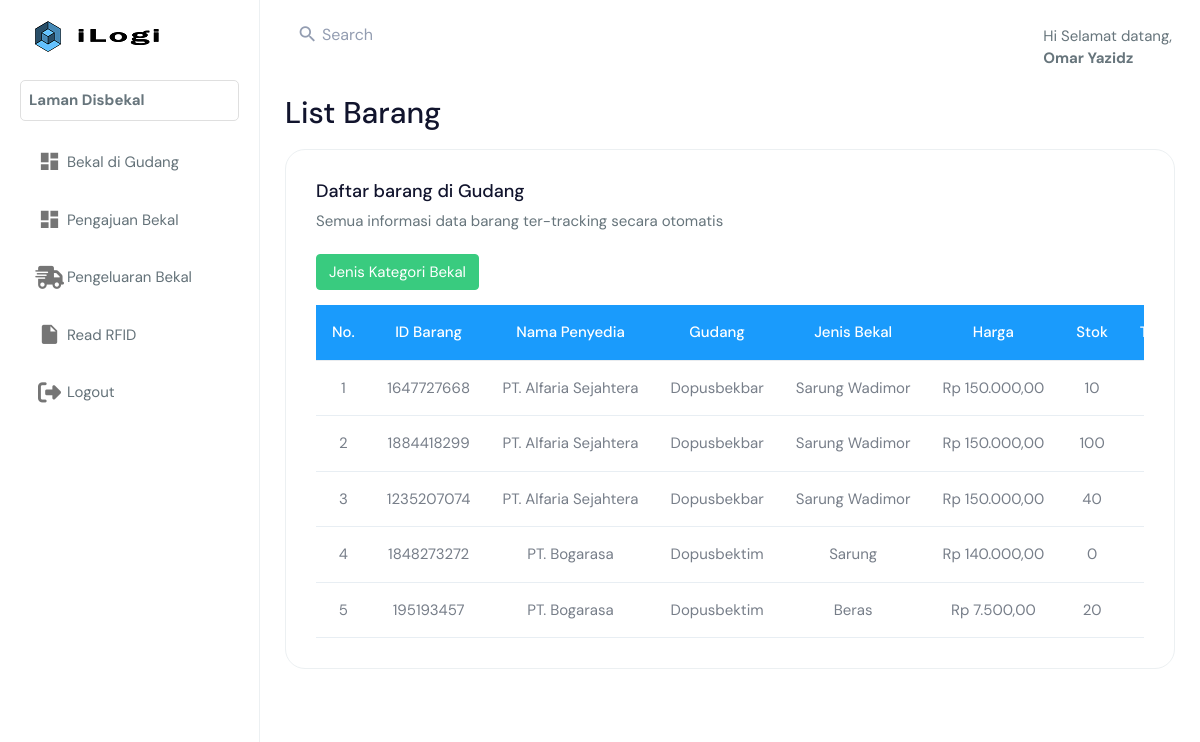
The app's page /index.php?page=disbekal/databarang.php (signed in) with its own data.
### tables this page shows
CREATE TABLE `barang` (
  `id_barang` varchar(11) NOT NULL,
  `id_penyedia` int(11) NOT NULL,
  `nama_gudang` varchar(250) NOT NULL,
  `kelas_bekal` varchar(250) NOT NULL,
  `harga_bekal` int(11) NOT NULL,
  `jumlah_bekal` int(11) NOT NULL,
  `tahun_produksi` int(11) NOT NULL,
  `no_kontrak` int(11) NOT NULL,
  `status_barang` bit(1) NOT NULL,
  `status` bit(1) NOT NULL,
  `created_at` timestamp NOT NULL DEFAULT current_timestamp(),
  `updated_at` timestamp NOT NULL DEFAULT current_timestamp() ON UPDATE current_timestamp()
);

CREATE TABLE `penyedia_barang` (
  `id_penyedia` int(11) NOT NULL,
  `nama_penyedia` varchar(255) NOT NULL,
  `email_penyedia` varchar(255) NOT NULL,
  `no_penyedia` int(11) NOT NULL,
  `alamat_penyedia` varchar(255) NOT NULL,
  `tanggal_terdaftar` datetime NOT NULL
);

### helper.php (called while the page is built, shortened)
<?php
    function rupiah($angka){
        $hasil_rupiah = "Rp " . number_format($angka,2,',','.');
        return $hasil_rupiah;
    }
?>

### disbekal/databarang.php (the view, shortened to what this page needs)
<?php
include_once('helper.php');
?>
<body>
    <div class="page-wrapper">
        <div class="container-fluid">
            <div class="row">
                <div class="col-12">
                    <h1 text-align="center" style="margin:2% 0% 2% 0%;">List Barang</h1>
                    <div class="card">
                        <div class="card-body">
                            <div class="table-responsive">
                                <h4>Daftar barang di Gudang</h4>
                                <p>Semua informasi data barang ter-tracking secara otomatis</p>
                                <a href="<?php echo BASE_URL."index.php?page=disbekal/kategori_bekal/databekal.php" ?>" class="btn btn-success" style="margin:5px 0px 15px 0px;color:white;">Jenis Kategori Bekal</a>
                                <table class="table mb-0 table-hover align-middle text-nowrap">
                                    <thead style="background-color:#1a9bfc;">
                                        <tr>
                                            <th style="color:white; text-align:center;">No.</th>
                                            <th style="color:white; text-align:center;">ID Barang</th>
                                            <th style="color:white; text-align:center;">Nama Penyedia</th>
                                            <th style="color:white; text-align:center;">Gudang</th>
                                            <th style="color:white; text-align:center;">Jenis Bekal</th>
                                            <th style="color:white; text-align:center;">Harga</th>
                                            <th style="color:white; text-align:center;">Stok</th>
                                            <th style="color:white; text-align:center;">Tahun</th>
                                        </tr>
                                    </thead>
                                    <tbody>
                                        <?php
                                            include 'database.php';
                                            $no = 1;
                                            $sql = mysqli_query($koneksi,"SELECT * FROM barang LEFT JOIN penyedia_barang ON penyedia_barang.id_penyedia = barang.id_penyedia ORDER BY created_at DESC");
                                            if (mysqli_num_rows($sql) > 0 ) {
                                            while ($row = mysqli_fetch_array($sql)){
                                        ?>
                                            <tr>
                                                <td style="text-align:center"><?php echo $no++ ?></td>
                                                <td style="text-align:center"><?php echo $row['id_barang']?></td>
                                                <td style="text-align:center"><?php echo $row['nama_penyedia']?></td>
                                                <td style="text-align:center"><?php echo $row['nama_gudang']?></td>
                                                <td style="text-align:center"><?php echo $row['kelas_bekal']?></td>
                                                <td style="text-align:center"><?php echo rupiah($row['harga_bekal'])?></td>
                                                <td style="text-align:center"><?php echo $row['jumlah_bekal']?></td>
                                                <td style="text-align:center"><?php echo $row['tahun_produksi']?></td>
                                            </tr>
                                        <?php }
                                        }else { ?>
                                            <tr>
                                                <td colspan="9">Tidak ada data</td>
                                            </tr>
                                        <?php } ?>
                                    </tbody>
                                </table>
                            </div>
                        </div>
                    </div>
                </div>
            </div>
        </div>
    </div>
</body>
</html>

### records on screen
barang: id_barang "1647727668", id_penyedia.nama_penyedia "PT. Alfaria Sejahtera", nama_gudang "Dopusbekbar", kelas_bekal "Sarung Wadimor", harga_bekal "Rp 150.000,00", jumlah_bekal "10"
barang: id_barang "1884418299", id_penyedia.nama_penyedia "PT. Alfaria Sejahtera", nama_gudang "Dopusbekbar", kelas_bekal "Sarung Wadimor", harga_bekal "Rp 150.000,00", jumlah_bekal "100"
barang: id_barang "1235207074", id_penyedia.nama_penyedia "PT. Alfaria Sejahtera", nama_gudang "Dopusbekbar", kelas_bekal "Sarung Wadimor", harga_bekal "Rp 150.000,00", jumlah_bekal "40"
barang: id_barang "1848273272", id_penyedia.nama_penyedia "PT. Bogarasa", nama_gudang "Dopusbektim", kelas_bekal "Sarung", harga_bekal "Rp 140.000,00", jumlah_bekal "0"
barang: id_barang "195193457", id_penyedia.nama_penyedia "PT. Bogarasa", nama_gudang "Dopusbektim", kelas_bekal "Beras", harga_bekal "Rp 7.500,00", jumlah_bekal "20"

### other values on screen
$nama_admin "Omar Yazidz"
$role "Disbekal"
